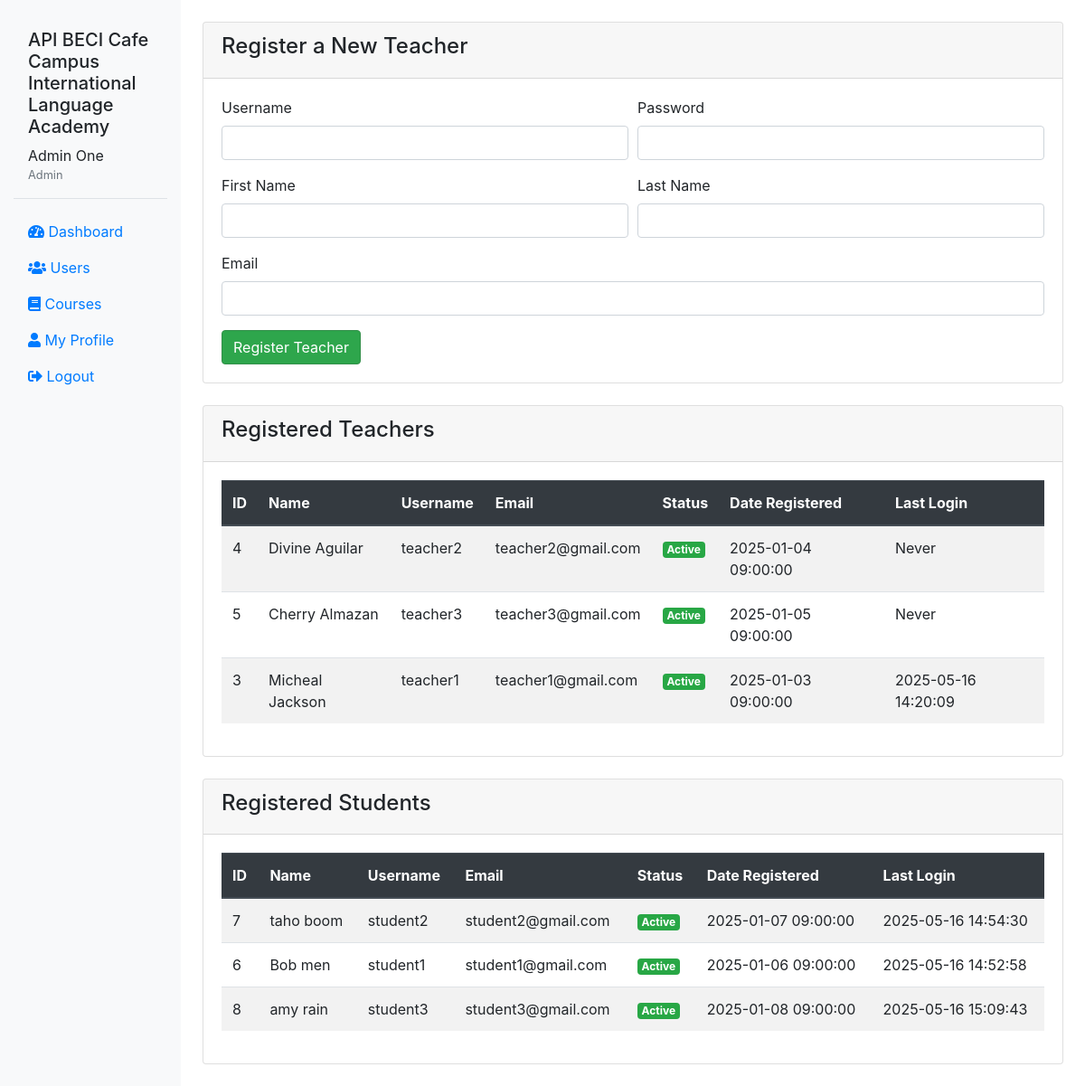
The page /admin/users.php (signed in) on the database its author committed.
### tables this page shows
CREATE TABLE `users` (
  `user_id` int(11) NOT NULL,
  `username` varchar(50) NOT NULL,
  `password` varchar(255) NOT NULL,
  `email` varchar(100) NOT NULL,
  `first_name` varchar(50) NOT NULL,
  `last_name` varchar(50) NOT NULL,
  `role` enum('admin','teacher','student','librarian') NOT NULL,
  `profile_picture` varchar(255) DEFAULT NULL,
  `bio` text DEFAULT NULL,
  `date_registered` datetime DEFAULT current_timestamp(),
  `last_login` datetime DEFAULT NULL,
  `status` enum('active','inactive','suspended') DEFAULT 'active',
  `reset_token` varchar(255) DEFAULT NULL,
  `reset_expires` datetime DEFAULT NULL
);

### includes/auth.php (called while the page is built, shortened)
<?php
require_once 'db.php';
class Auth {
    public static function isLoggedIn() {
        return isset($_SESSION['user_id']);
    }
    public static function getCurrentUser() {
        $sql = "SELECT * FROM users WHERE user_id = :user_id";
        $user = db()->fetch($sql, ['user_id' => $_SESSION['user_id']]);
        if ($user) {
            unset($user['password']);
        }
        return $user;
    }
    public static function hasRole($roles) {
        $user = self::getCurrentUser();
        return $user['role'] === $roles;
    }
}

### includes/db.php (called while the page is built, shortened)
<?php
class Database {
    private $conn;
    private static $instance = null;
    private function __construct() {
        try {
            $this->conn = new PDO(
                "mysql:host=" . DB_HOST . ";dbname=" . DB_NAME . ";charset=utf8",
                DB_USER,
                DB_PASS,
                [
                    PDO::ATTR_ERRMODE => PDO::ERRMODE_EXCEPTION,
                    PDO::ATTR_DEFAULT_FETCH_MODE => PDO::FETCH_ASSOC,
                    PDO::ATTR_EMULATE_PREPARES => true
                ]
            );
        } catch (PDOException $e) {
            if (DEBUG_MODE) {
                die("Database Connection Error: " . $e->getMessage());
            } else {
                die("Database connection failed. Please try again later.");
            }
        }
    }
    public static function getInstance() {
        if (self::$instance === null) {
            self::$instance = new self();
        }
        return self::$instance;
    }
    public function query($sql, $params = []) {
        try {
            $stmt = $this->conn->prepare($sql);
            $stmt->execute($params);
            return $stmt;
        } catch (PDOException $e) {
            if (DEBUG_MODE) {
                die("Query Error: " . $e->getMessage() . " in query: " . $sql);
            } else {
                die("An error occurred while processing your request.");
            }
        }
    }
    public function fetch($sql, $params = []) {
        $stmt = $this->query($sql, $params);
        return $stmt->fetch();
    }
}
function db() {
    return Database::getInstance();
}

### admin/users.php (the view, shortened to what this page needs)
<?php
require_once '../includes/db.php';
require_once '../includes/auth.php';
if (!Auth::isLoggedIn() || !Auth::hasRole('admin')) {
    setFlashMessage('error', 'You do not have permission to access this page');
    redirect('../user/login.php');
}
$pdo = db()->getConnection();
$teacherQuery = $pdo->prepare("SELECT * FROM users WHERE role = 'teacher' ORDER BY last_name, first_name");
$teacherQuery->execute();
$teachers = $teacherQuery->fetchAll(PDO::FETCH_ASSOC);
$studentQuery = $pdo->prepare("SELECT * FROM users WHERE role = 'student' ORDER BY last_name, first_name");
$studentQuery->execute();
$students = $studentQuery->fetchAll(PDO::FETCH_ASSOC);
?>
<!DOCTYPE html>
<html>
<head>
    <link rel="stylesheet" href="https://stackpath.bootstrapcdn.com/bootstrap/4.5.2/css/bootstrap.min.css">
    <link rel="stylesheet" href="https://cdnjs.cloudflare.com/ajax/libs/font-awesome/5.15.1/css/all.min.css">
    <link rel="stylesheet" href="../public/assets/style.css">
</head>
<body>
    <div class="container-fluid">
        <div class="row">
            <?php include '../includes/sidebar.php'; ?>
            <main class="col-md-9 ms-sm-auto col-lg-10 px-md-4">
                <div class="card mt-4">
                    <div class="card-header">
                        <h4>Register a New Teacher</h4>
                    </div>
                    <div class="card-body">
                        <form method="POST" action="">
                            <div class="form-row">
                                <div class="form-group col-md-6">
                                    <label for="username">Username</label>
                                    <input type="text" class="form-control" id="username" name="username" required
                                           value="<?php echo isset($_POST['username']) ? htmlspecialchars($_POST['username']) : ''; ?>">
                                </div>
                                <div class="form-group col-md-6">
                                    <label for="password">Password</label>
                                    <input type="password" class="form-control" id="password" name="password" required>
                                </div>
                            </div>
                            <div class="form-row">
                                <div class="form-group col-md-6">
                                    <label for="first_name">First Name</label>
                                    <input type="text" class="form-control" id="first_name" name="first_name" required
                                           value="<?php echo isset($_POST['first_name']) ? htmlspecialchars($_POST['first_name']) : ''; ?>">
                                </div>
                                <div class="form-group col-md-6">
                                    <label for="last_name">Last Name</label>
                                    <input type="text" class="form-control" id="last_name" name="last_name" required
                                           value="<?php echo isset($_POST['last_name']) ? htmlspecialchars($_POST['last_name']) : ''; ?>">
                                </div>
                            </div>
                            <div class="form-group">
                                <label for="email">Email</label>
                                <input type="email" class="form-control" id="email" name="email" required
                                       value="<?php echo isset($_POST['email']) ? htmlspecialchars($_POST['email']) : ''; ?>">
                            </div>
                            <button type="submit" name="register_teacher" class="btn btn-primary">Register Teacher</button>
                        </form>
                    </div>
                </div>
                <div class="card mt-4">
                    <div class="card-header">
                        <h4>Registered Teachers</h4>
                    </div>
                    <div class="card-body">
                        <div class="table-responsive">
                            <table class="table table-striped table-hover">
                                <thead class="thead-dark">
                                    <tr>
                                        <th>ID</th>
                                        <th>Name</th>
                                        <th>Username</th>
                                        <th>Email</th>
                                        <th>Status</th>
                                        <th>Date Registered</th>
                                        <th>Last Login</th>
                                    </tr>
                                </thead>
                                <tbody>
                                    <?php if (count($teachers) > 0): ?>
                                        <?php foreach ($teachers as $teacher): ?>
                                            <tr>
                                                <td><?php echo htmlspecialchars($teacher['user_id']); ?></td>
                                                <td><?php echo htmlspecialchars($teacher['first_name'] . ' ' . $teacher['last_name']); ?></td>
                                                <td><?php echo htmlspecialchars($teacher['username']); ?></td>
                                                <td><?php echo htmlspecialchars($teacher['email']); ?></td>
                                                <td>
                                                    <span class="badge badge-<?php echo $teacher['status'] == 'active' ? 'success' : ($teacher['status'] == 'inactive' ? 'warning' : 'danger'); ?>">
                                                        <?php echo ucfirst(htmlspecialchars($teacher['status'])); ?>
                                                    </span>
                                                </td>
                                                <td><?php echo htmlspecialchars($teacher['date_registered']); ?></td>
                                                <td><?php echo $teacher['last_login'] ? htmlspecialchars($teacher['last_login']) : 'Never'; ?></td>
                                            </tr>
                                        <?php endforeach; ?>
                                    <?php else: ?>
                                        <tr>
                                            <td colspan="8" class="text-center">No teachers registered yet.</td>
                                        </tr>
                                    <?php endif; ?>
                                </tbody>
                            </table>
                        </div>
                    </div>
                </div>
                <div class="card mt-4 mb-4">
                    <div class="card-header">
                        <h4>Registered Students</h4>
                    </div>
                    <div class="card-body">
                        <div class="table-responsive">
                            <table class="table table-striped table-hover">
                                <thead class="thead-dark">
                                    <tr>
                                        <th>ID</th>
                                        <th>Name</th>
                                        <th>Username</th>
                                        <th>Email</th>
                                        <th>Status</th>
                                        <th>Date Registered</th>
                                        <th>Last Login</th>
                                    </tr>
                                </thead>
                                <tbody>
                                    <?php if (count($students) > 0): ?>
                                        <?php foreach ($students as $student): ?>
                                            <tr>
                                                <td><?php echo htmlspecialchars($student['user_id']); ?></td>
                                                <td><?php echo htmlspecialchars($student['first_name'] . ' ' . $student['last_name']); ?></td>
                                                <td><?php echo htmlspecialchars($student['username']); ?></td>
                                                <td><?php echo htmlspecialchars($student['email']); ?></td>
                                                <td>
                                                    <span class="badge badge-<?php echo $student['status'] == 'active' ? 'success' : ($student['status'] == 'inactive' ? 'warning' : 'danger'); ?>">
                                                        <?php echo ucfirst(htmlspecialchars($student['status'])); ?>
                                                    </span>
                                                </td>
                                                <td><?php echo htmlspecialchars($student['date_registered']); ?></td>
                                                <td><?php echo $student['last_login'] ? htmlspecialchars($student['last_login']) : 'Never'; ?></td>
                                            </tr>
                                        <?php endforeach; ?>
                                    <?php else: ?>
                                        <tr>
                                            <td colspan="8" class="text-center">No students registered yet.</td>
                                        </tr>
                                    <?php endif; ?>
                                </tbody>
                            </table>
                        </div>
                    </div>
                </div>
            </main>
        </div>
    </div>
</body>
</html>

### includes/sidebar.php (shortened to what this page needs)
<?php
$user = Auth::getCurrentUser();
$currentPage = basename($_SERVER['PHP_SELF']);
?>
<nav id="sidebar" class="col-md-3 col-lg-2 d-md-block bg-light sidebar collapse">
    <div class="position-sticky pt-3">
        <div class="sidebar-header p-3 mb-3 border-bottom">
            <h5><?php echo APP_NAME; ?></h5>
            <div class="user-info">
                <div>
                    <?php echo $user['first_name'] . ' ' . $user['last_name']; ?>
                    <small class="d-block text-muted"><?php echo ucfirst($user['role']); ?></small>
                </div>
            </div>
        </div>
        <ul class="nav flex-column">
            <?php if ($user['role'] == 'admin'): ?>
                <li class="nav-item">
                    <a class="nav-link <?php echo $currentPage == 'index.php' ? 'active' : ''; ?>" href="../admin/index.php">
                        <i class="fas fa-tachometer-alt"></i> Dashboard
                    </a>
                </li>
                <li class="nav-item">
                    <a class="nav-link <?php echo $currentPage == 'users.php' && strpos($_SERVER['REQUEST_URI'], 'users') !== false ? 'active' : ''; ?>" href="../admin/users.php">
                        <i class="fas fa-users"></i> Users
                    </a>
                </li>
                <li class="nav-item">
                    <a class="nav-link <?php echo $currentPage == 'courses.php' && strpos($_SERVER['REQUEST_URI'], 'courses') !== false ? 'active' : ''; ?>" href="../admin/courses.php">
                        <i class="fas fa-book"></i> Courses
                    </a>
                </li>
            <?php endif; ?>
            <li class="nav-item">
                <a class="nav-link" href="../user/profile.php">
                    <i class="fas fa-user"></i> My Profile
                </a>
            </li>
            <li class="nav-item">
                <a class="nav-link" href="../user/logout.php">
                    <i class="fas fa-sign-out-alt"></i> Logout
                </a>
            </li>
        </ul>
    </div>
</nav>

### public/assets/style.css (style rules this page uses)
.btn-primary { color: #fff; background-color: #2ea64c; border-color: #318f48; }

### rows shown on the page
users: first_name "Admin", last_name "One", role "Admin"
users: user_id "4", first_name+last_name "Divine Aguilar", username "teacher2", email "teacher2@gmail.com", status "Active", date_registered "2025-01-04 09:00:00", shows "Never"
users: user_id "5", first_name+last_name "Cherry Almazan", username "teacher3", email "teacher3@gmail.com", status "Active", date_registered "2025-01-05 09:00:00", shows "Never"
users: user_id "3", first_name+last_name "Micheal Jackson", username "teacher1", email "teacher1@gmail.com", status "Active", date_registered "2025-01-03 09:00:00", last_login "2025-05-16 14:20:09"
users: user_id "7", first_name+last_name "taho boom", username "student2", email "student2@gmail.com", status "Active", date_registered "2025-01-07 09:00:00", last_login "2025-05-16 14:54:30"
users: user_id "6", first_name+last_name "Bob men", username "student1", email "student1@gmail.com", status "Active", date_registered "2025-01-06 09:00:00", last_login "2025-05-16 14:52:58"
users: user_id "8", first_name+last_name "amy rain", username "student3", email "student3@gmail.com", status "Active", date_registered "2025-01-08 09:00:00", last_login "2025-05-16 15:09:43"

### other values the page prints
APP_NAME "API BECI Cafe Campus International Language Academy"
